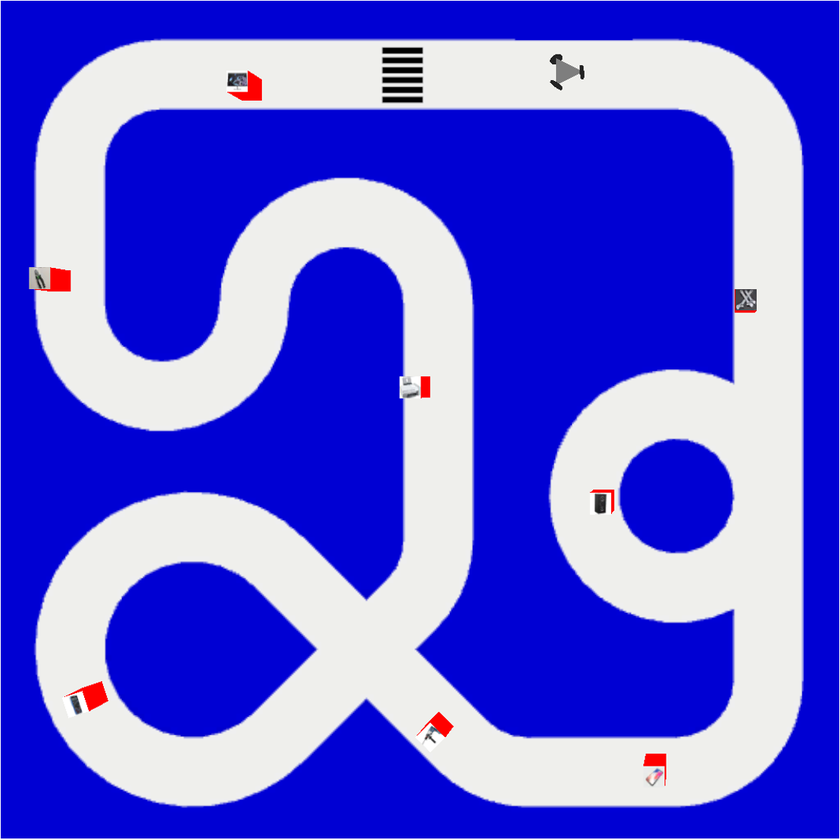
#> input picture path.png, 840 x 840 px, shrunk from 1109 x 1110 before the run
$ python -i _core.py   (imports and definitions only)
#> lines starting #> are read from the running program, lines starting #| are printed output that depends on the picture
### pipeline/map_parser/_smooth.py
"""
_smooth.py — 角点检测 + 分段样条平滑 + 弧长均匀重采样

检测轮廓中的尖锐角点，在角点处拆分后分段使用开曲线三次样条，
保留路口交叉处的尖锐几何特征。对无角点的平滑轮廓同样适用。
"""

import numpy as np

try:
    from scipy.interpolate import splprep, splev
    _HAS_SCIPY = True
except ImportError:
    _HAS_SCIPY = False

# 角点判定阈值：局部切线方向变化超过此角度即标记为角点
_CORNER_ANGLE_THRESHOLD_DEG = 35.0


# ---------------------------------------------------------------------------
# 内部工具
# ---------------------------------------------------------------------------

def _subsample(points: np.ndarray, n: int, endpoint: bool = False) -> np.ndarray:
    """将 N 个点均匀降采样到 n 个点。"""
    if len(points) <= n:
        return points
    indices = np.linspace(0, len(points) - 1, n, endpoint=endpoint, dtype=int)
    return points[indices]


def _arc_length(points: np.ndarray) -> float:
    """多点折线的总弧长。"""
    if len(points) < 2:
        return 0.0
    diffs = np.diff(points, axis=0)
    return float(np.sum(np.sqrt(np.sum(diffs ** 2, axis=1))))


def _resample_by_arc_length(
    fine_points: np.ndarray,
    spacing: float,
    *,
    endpoint: bool = False,
) -> np.ndarray:
    """对细粒度点做等弧长重采样。"""
    diffs = np.diff(fine_points, axis=0)
    seg_lens = np.sqrt(np.sum(diffs ** 2, axis=1))
    cum_len = np.concatenate([[0.0], np.cumsum(seg_lens)])
    total_len = cum_len[-1]

    if total_len < 1e-12:
        return fine_points[:1]

    num_samples = max(2, int(np.ceil(total_len / spacing)))
    target_arclen = np.linspace(0, total_len, num_samples, endpoint=endpoint)

    x_re = np.interp(target_arclen, cum_len, fine_points[:, 0])
    y_re = np.interp(target_arclen, cum_len, fine_points[:, 1])
    return np.column_stack([x_re, y_re])


# [5 lines left out: function _resample_linear, not called in this run]


# ---------------------------------------------------------------------------
# 角点检测
# ---------------------------------------------------------------------------

def _detect_corners(
    points: np.ndarray,
    stride: int = 5,
    min_spacing: int = 10,
) -> np.ndarray:
    """
    通过局部切线方向变化检测轮廓中的尖锐角点。

    返回角点在 points 中的索引（升序）。无角点则返回空数组。
    """
    n = len(points)
    if n < 2 * stride + 3:
        return np.array([], dtype=int)

    threshold_rad = np.deg2rad(_CORNER_ANGLE_THRESHOLD_DEG)

    # 逐点计算转弯角度
    angles = np.zeros(n)
    for i in range(n):
        i_fwd = (i + stride) % n
        i_bwd = (i - stride) % n

        v1 = points[i_fwd] - points[i]
        v2 = points[i] - points[i_bwd]

        len1 = float(np.linalg.norm(v1))
        len2 = float(np.linalg.norm(v2))
        if len1 < 1e-12 or len2 < 1e-12:
            angles[i] = 0.0
            continue

        cos_angle = np.clip(np.dot(v1, v2) / (len1 * len2), -1.0, 1.0)
        angles[i] = float(np.arccos(cos_angle))

    corner_mask = angles > threshold_rad
    candidate_indices = np.where(corner_mask)[0]
    if len(candidate_indices) == 0:
        return np.array([], dtype=int)

    # 非极大值抑制：连续候选点归组，每组保留角度最大的
    groups: list[list[int]] = []
    current_group = [int(candidate_indices[0])]
    for idx in candidate_indices[1:]:
        if int(idx) - current_group[-1] <= 2:
            current_group.append(int(idx))
        else:
            groups.append(current_group)
            current_group = [int(idx)]
    groups.append(current_group)

    peaks = np.array([max(g, key=lambda i: angles[i]) for g in groups], dtype=int)
    if len(peaks) <= 1:
        return peaks

    # 最小间距过滤：贪心保留角度最大的
    order = np.argsort(-angles[peaks])
    kept: set[int] = set()
    for idx in order:
        p = int(peaks[idx])
        too_close = any(min(abs(p - k), n - abs(p - k)) < min_spacing for k in kept)
        if not too_close:
            kept.add(p)

    return np.array(sorted(kept), dtype=int)


# ---------------------------------------------------------------------------
# 轮廓拆分与拼接
# ---------------------------------------------------------------------------

def _split_at_corners(
    points: np.ndarray,
    corner_indices: np.ndarray,
) -> list[np.ndarray]:
    """在角点处将闭合轮廓拆分为若干开曲线段。无角点时返回单段。"""
    if len(corner_indices) == 0:
        return [points]

    corners = np.sort(corner_indices)
    segments: list[np.ndarray] = []

    for i in range(len(corners)):
        start = corners[i]
        end = corners[(i + 1) % len(corners)]
        if end > start:
            segments.append(points[start:end + 1])
        else:
            segments.append(np.concatenate([points[start:], points[:end + 1]]))

    return segments


def _concat_segments(segments: list[np.ndarray]) -> np.ndarray:
    """将多段拼接回闭合轮廓，去掉段间重复的端点角点。"""
    if len(segments) == 1:
        return segments[0]
    parts = [segments[0]]
    for seg in segments[1:]:
        parts.append(seg[1:])  # 跳过与上一段末尾重复的角点
    return np.concatenate(parts)


# ---------------------------------------------------------------------------
# 单段开曲线样条平滑
# ---------------------------------------------------------------------------

def _smooth_segment(
    segment: np.ndarray,
    num_control_points: int,
    smoothing_factor: float,
    resample_spacing: float,
) -> np.ndarray:
    """
    对一段开曲线做 cubic spline (per=0) 平滑 + 弧长重采样。

    端点锚定到原始角点坐标，保留尖锐几何。
    点数不足 4 时回退到折线线性重采样。
    """
    corner_start = segment[0].copy()
    corner_end = segment[-1].copy()

    n_ctrl = min(num_control_points, len(segment))
    pts = _subsample(segment, n_ctrl, endpoint=True)

    if len(pts) < 4:
        return _resample_linear(segment, resample_spacing)

    try:
        tck, _ = splprep(
            [pts[:, 0], pts[:, 1]],
            s=smoothing_factor,
            per=0,
            k=min(3, len(pts) - 1),
        )
    except Exception:
        return _resample_linear(segment, resample_spacing)

    n_eval = max(num_control_points * 5, 200)
    u_fine = np.linspace(0, 1, n_eval)
    x_fine, y_fine = splev(u_fine, tck)
    fine_points = np.column_stack([x_fine, y_fine])

    result = _resample_by_arc_length(fine_points, resample_spacing, endpoint=True)

    # 锚定端点 — 保留尖锐几何的关键
    result[0] = corner_start
    result[-1] = corner_end
    return result


# ---------------------------------------------------------------------------
# 公开 API
# ---------------------------------------------------------------------------

def smooth_contour(
    points: np.ndarray,
    smoothing_factor: float = 0.0,
    num_control_points: int = 200,
    resample_spacing: float | None = None,
) -> np.ndarray:
    """
    对一条闭合轮廓做角点检测 + 分段 open cubic spline 平滑。

    自动检测轮廓中的尖锐角点，在角点处拆分后分段拟合，
    保留路口交叉处的尖锐几何。若无角点则整段平滑。

    Parameters
    ----------
    points : np.ndarray, shape (N, 2)
        原始轮廓点（世界坐标，米）。
    smoothing_factor : float
        splprep 的 s 参数。0 = 纯插值，越大越平滑。默认 0.0。
    num_control_points : int
        样条拟合控制点总数，按各段弧长比例分配。默认 200。
    resample_spacing : float | None
        输出点弧长间距（米）。None 时不重采样。

    Returns
    -------
    np.ndarray, shape (M, 2)
        平滑后的闭合轮廓点。
    """
    if not _HAS_SCIPY:
        raise ImportError(
            "map_parser._smooth 需要 scipy。请执行: pip install scipy"
        )

    # 确保闭合（去掉重复终点）
    if np.linalg.norm(points[0] - points[-1]) < 1e-12:
        points = points[:-1]

    if len(points) < 4:
        raise ValueError(
            f"轮廓至少需要 4 个点才能做 cubic spline，当前 {len(points)} 个点"
        )

    # 角点检测
    corners = _detect_corners(points)

    # 在角点处拆分
    segments = _split_at_corners(points, corners)

    # 按各段弧长比例分配控制点
    seg_lengths = [_arc_length(seg) for seg in segments]
    total_len = sum(seg_lengths)
    if total_len < 1e-12:
        return points[:1]

    smoothed_segments: list[np.ndarray] = []

    for seg, seg_len in zip(segments, seg_lengths):
        n_ctrl = max(4, int(num_control_points * seg_len / total_len))

        if resample_spacing is None:
            # 不重采样：细粒度求值 + 锚定端点
            pts = _subsample(seg, n_ctrl, endpoint=True)
            if len(pts) < 4:
                smoothed_segments.append(seg)
                continue
            try:
                tck, _ = splprep(
                    [pts[:, 0], pts[:, 1]],
                    s=smoothing_factor, per=0,
                    k=min(3, len(pts) - 1),
                )
            except Exception:
                smoothed_segments.append(seg)
                continue
            u_eval = np.linspace(0, 1, max(n_ctrl, 200))
            x_s, y_s = splev(u_eval, tck)
            smoothed = np.column_stack([x_s, y_s])
            smoothed[0] = seg[0]
            smoothed[-1] = seg[-1]
            smoothed_segments.append(smoothed)
        elif len(seg) >= 4:
            smoothed_segments.append(
                _smooth_segment(seg, n_ctrl, smoothing_factor, resample_spacing)
            )
        else:
            smoothed_segments.append(_resample_linear(seg, resample_spacing))

    return _concat_segments(smoothed_segments)


def smooth_all_contours(
    outer: np.ndarray | None,
    holes: list[np.ndarray],
    smoothing_factor: float = 0.0,
    num_control_points: int = 200,
    resample_spacing: float | None = None,
) -> tuple[np.ndarray | None, list[np.ndarray]]:
    """对一条外边界 + N 条孔洞做平滑。"""
    smoothed_outer = None
    if outer is not None and len(outer) >= 4:
        smoothed_outer = smooth_contour(
            outer, smoothing_factor, num_control_points, resample_spacing,
        )

    smoothed_holes = []
    for hole in holes:
        if len(hole) >= 4:
            smoothed_holes.append(
                smooth_contour(
                    hole, smoothing_factor, num_control_points, resample_spacing,
                )
            )

    return smoothed_outer, smoothed_holes

### pipeline/map_parser/_core.py
"""
_core.py — 地图解析核心管线

图像 → 灰度 → 二值化 → 轮廓提取 → 分类 → 世界坐标转换 → 样条平滑
"""

from __future__ import annotations

import cv2
import numpy as np

from ._smooth import smooth_all_contours


def _binarize(
    gray: np.ndarray,
    method: str = "otsu",
    manual_threshold: int | None = None,
) -> tuple[np.ndarray, int]:
    """
    将灰度图二值化，亮色 = 赛道 = 255，暗色 = 背景 = 0。

    返回 (binary_image, threshold_used)。
    """
    if method == "otsu":
        thresh_val, binary = cv2.threshold(
            gray, 0, 255, cv2.THRESH_BINARY + cv2.THRESH_OTSU
        )
        return binary, int(thresh_val)

    if method == "adaptive":
        binary = cv2.adaptiveThreshold(
            gray,
            255,
            cv2.ADAPTIVE_THRESH_GAUSSIAN_C,
            cv2.THRESH_BINARY,
            blockSize=11,
            C=2,
        )
        return binary, -1  # adaptive 没有单一阈值

    if method == "manual":
        if manual_threshold is None:
            raise ValueError("threshold_method='manual' 时必须提供 manual_threshold")
        if not 0 <= manual_threshold <= 255:
            raise ValueError(f"manual_threshold 必须在 0-255 之间，当前 {manual_threshold}")
        _, binary = cv2.threshold(gray, manual_threshold, 255, cv2.THRESH_BINARY)
        return binary, manual_threshold

    raise ValueError(
        f"未知的 threshold_method: '{method}'。可选: otsu, adaptive, manual"
    )


def _extract_contours(
    binary: np.ndarray,
    min_contour_area: int = 100,
) -> tuple[list[tuple[int, np.ndarray]], list[tuple[int, np.ndarray]], np.ndarray | None]:
    """
    从二值图中提取并分类轮廓。

    返回 (outer_entries, hole_entries, hierarchy)
    outer_entries / hole_entries 各为 [(contour_index, contour_points), ...]
    hierarchy 为 OpenCV 原始层级数组。
    """
    contours, hierarchy = cv2.findContours(
        binary, cv2.RETR_CCOMP, cv2.CHAIN_APPROX_NONE
    )
    if hierarchy is None:
        return [], [], None

    outer_entries: list[tuple[int, np.ndarray]] = []
    hole_entries: list[tuple[int, np.ndarray]] = []

    for i, cnt in enumerate(contours):
        if len(cnt) < min_contour_area:
            continue
        # hierarchy[0][i] = [next, prev, first_child, parent]
        if hierarchy[0][i][3] == -1:
            outer_entries.append((i, cnt))
        else:
            hole_entries.append((i, cnt))

    return outer_entries, hole_entries, hierarchy


def _contour_to_world(
    cnt: np.ndarray,
    pixels_per_meter: float,
) -> np.ndarray:
    """将 OpenCV 轮廓 (N, 1, 2) 转为世界坐标 (N, 2)。"""
    points = cnt[:, 0, :].astype(np.float64)
    return points / pixels_per_meter


def parse_map(  # noqa: PLR0913
    image_path: str,
    pixels_per_meter: float = 12.8,
    smoothing_factor: float = 0.0,
    num_control_points: int = 200,
    resample_spacing_m: float | None = None,
    threshold_method: str = "otsu",
    manual_threshold: int | None = None,
    min_contour_area: int = 100,
    has_starting_line: bool = False,
    max_starting_line_area: int = 200,
) -> dict:
    """
    从赛道渲染图中提取几何边界。

    参数
    ----
    image_path : str
        输入 JPG/PNG 图像的路径。
    pixels_per_meter : float
        图像像素到世界米的缩放比例（默认 12.8 = 1280px/100m）。
    smoothing_factor : float
        样条平滑系数。0 = 完全插值（无平滑），越大越平滑。
        默认 0.0 保留原始精度。当图像有锯齿时可设为 0.01~0.05。
    num_control_points : int
        splprep 控制点数量，影响样条拟合精度。
    resample_spacing_m : float | None
        输出点弧长间距（米）。None 时自动取 1/pixels_per_meter。
    threshold_method : str
        二值化方法：'otsu'（默认）、'adaptive'、'manual'。
    manual_threshold : int | None
        threshold_method='manual' 时的 0-255 阈值。
    min_contour_area : int
        最小轮廓像素数，小于此值的视为噪声丢弃。
    has_starting_line : bool
        赛道内部有起跑线（黑白短横线）时设为 True。
        启用后结合 max_starting_line_area 按周长区分起跑线与障碍物。
    max_starting_line_area : int
        起跑线条纹的最大像素周长。仅 has_starting_line=True 时生效。
        ≤此值的孔洞归类为起跑线，>此值的归类为障碍物。默认 200。

    返回
    ----
    dict — 可直接 json.dumps:
        {
            "outer_boundary": [[x, y], ...],   # 外边界，shape (M, 2)
            "holes": [ [[x,y],...], ... ],      # 孔洞/障碍物列表
            "starting_line": [ [[x,y],...] ],   # (仅 has_starting_line=True) 起跑线
            "metadata": { ... }
        }
    """
#> called with image_path = '../../path.png', pixels_per_meter = 12.8, smoothing_factor = 0, num_control_points = 200, threshold_method = 'otsu', min_contour_area = 100, has_starting_line = False, max_starting_line_area = 200
    # --- Step 1: 加载图像 ---
    img = cv2.imread(image_path)
#> img is the input picture: shape (840, 840, 3); mean B, G, R 219.7, 95.3, 96.2
    if img is None:
        raise FileNotFoundError(f"无法读取图像: {image_path}")

    h, w = img.shape[:2]

    # --- Step 2: 灰度化 + 二值化 ---
    gray = cv2.cvtColor(img, cv2.COLOR_BGR2GRAY)
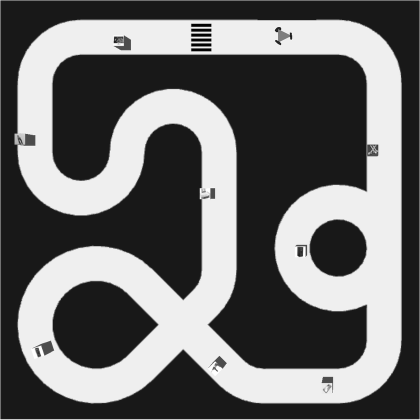
#> gray: shape (840, 840) (shown at 1/2 size); min 0, max 255, mean 109.8
    binary, thresh_used = _binarize(gray, method=threshold_method,
                                    manual_threshold=manual_threshold)
#> in _binarize, `thresh_val, binary = cv2.threshold( gray, 0, 255, cv2.THRESH_BINARY + ..`:
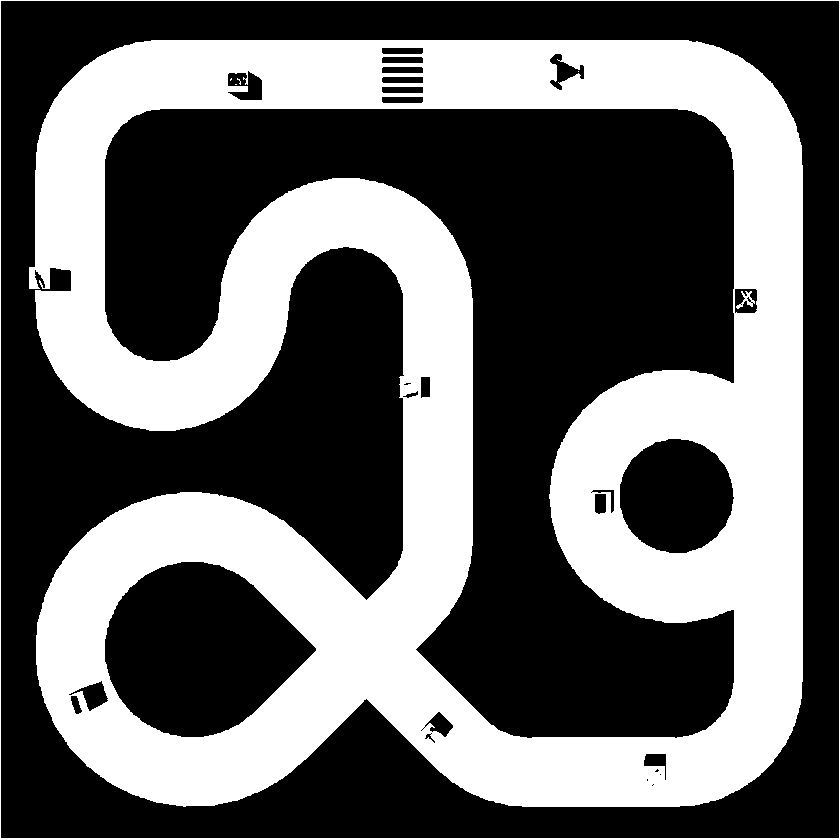
#> binary: shape (840, 840); 39.9% white; 7 white regions (4 under 20 px)
#> in _binarize, `thresh_val, binary = cv2.threshold( gray, 0, 255, cv2.THRESH_BINARY + ..`: thresh_val = 130
#> thresh_used = 130
#> (the rest of the program and of its run is left out)
